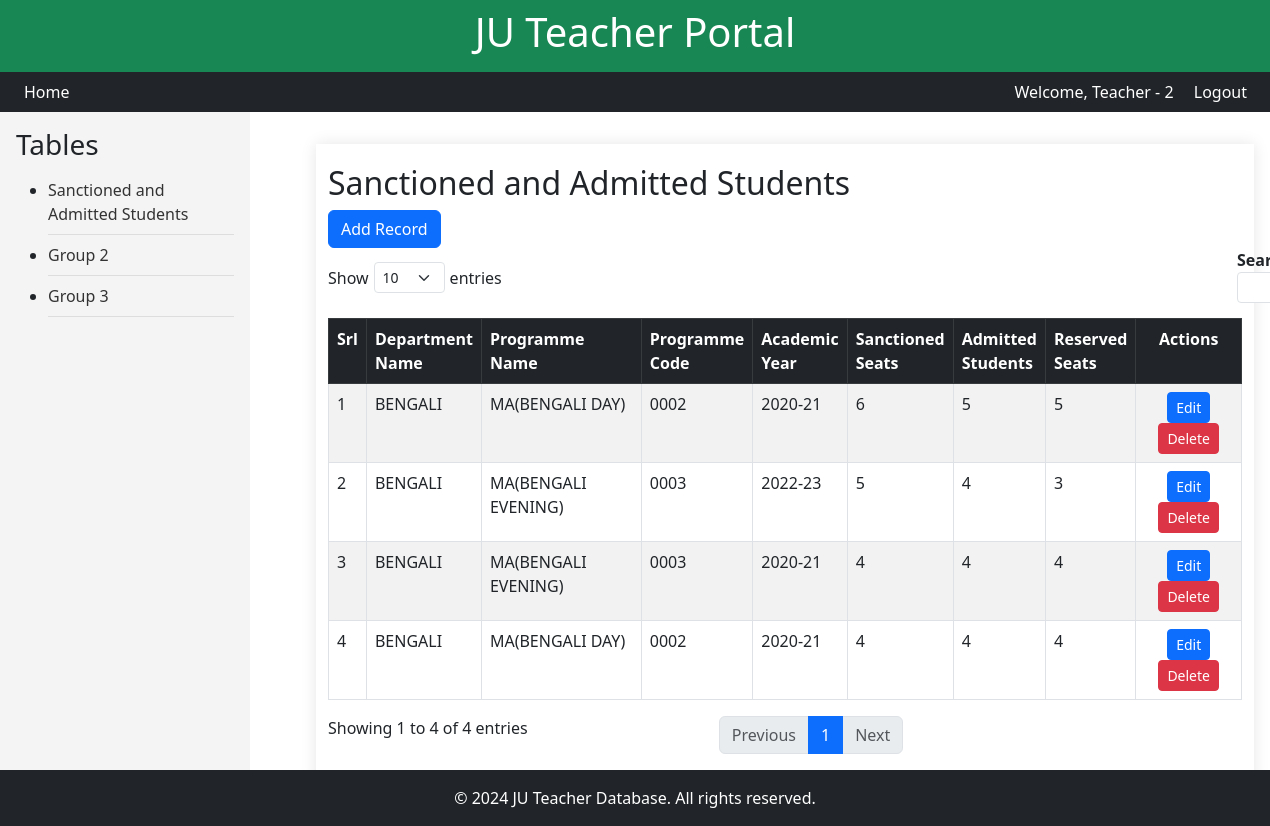
The app's page /hod/group-table/group1/ (signed in) with its own data.
### teachers/models.py (models this page shows, shortened)
class CustomUser(AbstractUser):
    username = None  # Remove the username field
    email = models.EmailField(unique=True)
    emp_id = models.CharField(max_length=50, unique=True)
    department = models.ForeignKey("Department", on_delete=models.SET_NULL, null=True, blank=True, related_name="users")
    USERNAME_FIELD = 'email'  # Use email as the login field
    REQUIRED_FIELDS = ['first_name', 'last_name', 'emp_id']  # Fields required when creating a user
    objects = CustomUserManager()

class Department(models.Model):
    name    =   models.CharField(max_length=100,  null=True, blank=True)
    faculty =   models.CharField(max_length=100,  null=True, blank=True)
    program =   models.CharField(max_length=200,  null=True, blank=True)
    prog_cd =   models.CharField(max_length=20,   null=True, blank=True)

### hod_group/models.py (models this page shows, shortened)
class StudentAdmitted(models.Model):
    teacher = models.ForeignKey(
        "teachers.Teacher", on_delete=models.CASCADE, null=True, blank=True,
        verbose_name="Assigned Teacher"
    )
    dept_name = models.CharField(
        max_length=100, null=True, blank=True,
        verbose_name="Department Name"
    )
    prog_name = models.ForeignKey(
        "teachers.Department", on_delete=models.CASCADE, null=True, blank=True,
        verbose_name="Programme Name"
    )
    prog_cd = models.CharField(
        max_length=20, null=True, blank=True,
        verbose_name="Programme Code"
    )
    course_name = models.CharField(
        max_length=100, null=True, blank=True,
        verbose_name="Programme/Courses Name"
    )
    acad_year = models.CharField(
        max_length=7,
        verbose_name="Academic Year",
        help_text="The range must be in  1990-91 to 2024-25.",
    )
    sanc_seats = models.IntegerField(
         verbose_name="Number of Sanctioned Seats"
    )
    admit_seats = models.IntegerField(
         verbose_name="Number of Admitted Students"
    )
    seats_resrv_catg = models.IntegerField(
         verbose_name="Number of Reserved Category Students"
    )
    group_id    = models.CharField(
        max_length=10,
        verbose_name="Group Table index",
        null=True,
        blank=True
    )

### hod_group/views.py (the view)
# urls.py: path('group-table/<str:group_id>/', views.group_table_with_id, name='group_table_with_id'),
@login_required
def group_table_with_id(request, group_id):
    user = request.user
    teacher = get_object_or_404(Teacher, user=user)
    programs = Department.objects.filter(name=teacher.dept_name)
    students = StudentAdmitted.objects.select_related('teacher', 'prog_name').filter(dept_name=teacher.dept_name)
    group_templates = {
        'group1': 'hod_group/group1_details.html',
        'group2': 'hod_group/group2_details.html',
        'group3': 'hod_group/group3_details.html',
    }
    template = group_templates.get(group_id)
    grp_id = next((key for key, value in group_templates.items() if value == template), None)
    request.session['grp_id'] = grp_id
    if request.session['grp_id'] == 'group1':
       form = StudentAdmittedForm(programs=programs)
       success = request.session.get('success', None)
    else:
       form=""
       success=""
    success = request.session.get('success', False)
    if 'success' in request.session:
        del request.session['success']  # Remove the success session variable
    context = {'group_id': group_id, 'grp_id':grp_id, 'students':students,'form':form, 'success':success}
    return render(request, template, context)

### hod_group/forms.py
class StudentAdmittedForm(forms.ModelForm):
    prog_name = forms.ModelChoiceField(
        queryset=Department.objects.none(),
        label="Program",
        empty_label="Select a Program",
    )
    class Meta:
        model = StudentAdmitted
        fields = [
            "prog_name",
            "acad_year",
            "sanc_seats",
            "admit_seats",
            "seats_resrv_catg",
        ]
        widgets = {
            "acad_year": forms.TextInput(
                attrs={
                    "required": "required",
                    "placeholder": "e.g., 2023-24",  # Add a placeholder
                }
            ),
            "sanc_seats": forms.NumberInput(attrs={"min": 0, "required": "required"}),
            "admit_seats": forms.NumberInput(attrs={"min": 0, "required": "required"}),
            "seats_resrv_catg": forms.NumberInput(attrs={"min": 0, "required": "required"}),
        }
    def __init__(self, *args, programs=None, **kwargs):
        super().__init__(*args, **kwargs)
        if programs:
            self.fields["prog_name"].queryset = programs
        else:
            self.fields["prog_name"].queryset = Department.objects.none()

### teachers/templatetags/signing_tags.py (called while the page is built)
@register.filter
def sign_id(id):
    signer = Signer()
    return signer.sign(id)

### hod_group/templates/hod_group/group1_details.html (shortened to what this page needs)
{% extends 'hod_group/group_table.html' %}
{% load widget_tweaks %}
{% load signing_tags %}
{% load static %}
{% block group_table_details %}
<head>
	<link href="https://cdn.jsdelivr.net/npm/bootstrap@5.3.0-alpha1/dist/css/bootstrap.min.css" rel="stylesheet">
</head>
<div class="container mt-3">
	<h2>Sanctioned and Admitted Students</h2>
	<button type="button" class="btn btn-primary" data-bs-toggle="modal" data-bs-target="#addStudentModal">
		Add Record
	</button>
    <table id="studentsTable" class="table table-striped table-bordered">
        <thead class="table-dark">
            <tr>
                <th>Srl</th>
                <th>Department<br> Name</th>
                <th>Programme<br> Name</th>
                <th>Programme<br> Code</th>
                <th>Academic<br> Year</th>
                <th>Sanctioned<br> Seats</th>
                <th>Admitted<br> Students</th>
                <th>Reserved<br> Seats</th>
                <th style="text-align:center;">Actions</th>
            </tr>
        </thead>
        <tbody>
            {% for student in students %}
            <tr>
                <td>{{ forloop.counter }}</td>
                <td>{{ student.prog_name.name }}</td>
                <td>{{ student.prog_name.program|default:"No Data" }}</td>
                <td>{{ student.prog_name.prog_cd }}</td>
                <td>{{ student.acad_year }}</td>
                <td>{{ student.sanc_seats }}</td>
                <td>{{ student.admit_seats }}</td>
                <td>{{ student.seats_resrv_catg }}</td>
                <td style="text-align:center;">
                    <a href="{% url 'hod_group:student_edit' signed_id=student.id|sign_id %}?data_row={{ forloop.counter }}"
					   class="btn btn-sm btn-primary">Edit
					</a>
					<a href="{% url 'hod_group:student_delete' signed_id=student.id|sign_id %}" class="btn btn-sm btn-danger">Delete</a>
                </td>
            </tr>
            {% endfor %}
        </tbody>
    </table>
</div>
{% endblock %}

### templates/grp_base.html (shortened to what this page needs)
{% load static %}
<!DOCTYPE html>
<html lang="en">
<head>
    <link rel="stylesheet" href="{% static 'css/styles.css' %}">
    <link href="https://cdn.jsdelivr.net/npm/bootstrap@5.3.0/dist/css/bootstrap.min.css" rel="stylesheet">
	<link rel="stylesheet" href="https://cdn.jsdelivr.net/npm/bootstrap-icons/font/bootstrap-icons.css">
</head>
<body>
<div class="bg-success text-white text-center p-2">
    <h1>JU Teacher Portal</h1>
</div>
<nav class="bg-dark text-white p-2 text-end">
    {% if user.is_authenticated %}
		<a class="text-white ms-3" style="float:left;" href="{% url 'teachers:profile' %}">Home</a>
        <span class="d-inline-block">Welcome, {{ user.first_name }}</span>
        <a class="text-white ms-3" href="{% url 'teachers:logout' %}">Logout</a>
    {% else %}
        <a class="text-white me-3" href="{% url 'teachers:login' %}">Login</a>
        <a class="text-white" href="{% url 'teachers:register' %}">Register</a>
    {% endif %}
</nav>
    {% block content %}
    {% endblock %}
<footer class="bg-dark text-white text-center p-3 mt-auto">
    &copy; 2024 JU Teacher Database. All rights reserved.
</footer>
</body>
</html>

### static/css/styles.css (style rules this page uses)
body { font-family: 'Arial', sans-serif; background-color: #f4f4f4; margin: 0; padding: 0; }
nav { background-color: #333; padding: 10px; text-align: right; }
nav a { color: white; text-decoration: none; margin: 0 15px; }
.container { background-color: white; margin: 20px auto; padding: 20px; max-width: 1200px; box-shadow: 0 0 15px rgba(0, 0, 0, 0.1); }
footer { background-color: #333; color: white; text-align: center; padding: 10px; position: fixed; bottom: 0; width: 100%; }

### hod_group/templates/hod_group/group1_details.html (style rules this page uses)
th { vertical-align: top; }

### records on screen
CustomUser: first_name "Teacher - 2"
StudentAdmitted: prog_name.name "BENGALI", prog_name.program "MA(BENGALI DAY)", prog_name.prog_cd "0002", acad_year "2020-21", sanc_seats "6", admit_seats "5", seats_resrv_catg "5"
StudentAdmitted: prog_name.name "BENGALI", prog_name.program "MA(BENGALI EVENING)", prog_name.prog_cd "0003", acad_year "2022-23", sanc_seats "5", admit_seats "4", seats_resrv_catg "3"
StudentAdmitted: prog_name.name "BENGALI", prog_name.program "MA(BENGALI EVENING)", prog_name.prog_cd "0003", acad_year "2020-21", sanc_seats "4", admit_seats "4", seats_resrv_catg "4"
StudentAdmitted: prog_name.name "BENGALI", prog_name.program "MA(BENGALI DAY)", prog_name.prog_cd "0002", acad_year "2020-21", sanc_seats "4", admit_seats "4", seats_resrv_catg "4"
